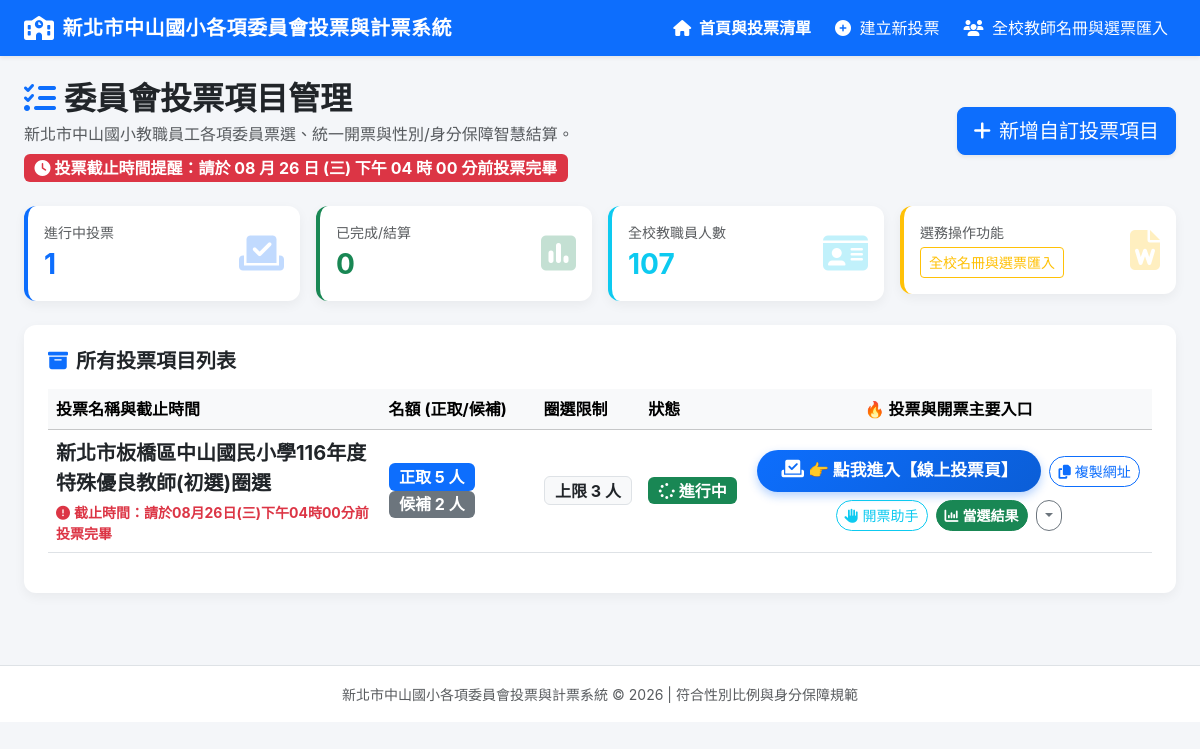
Before: / with the older database file.
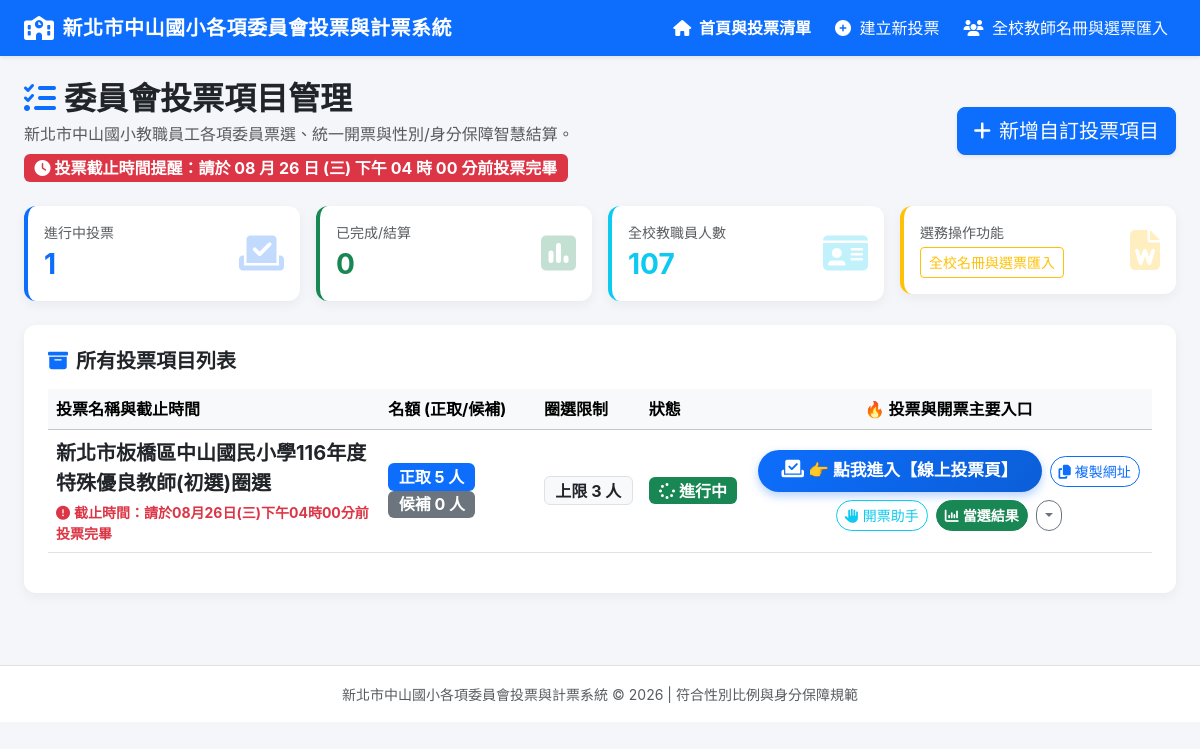
After: the same page with the newer database file.
### tables this page shows
CREATE TABLE committees (
        id INTEGER PRIMARY KEY AUTOINCREMENT,
        title TEXT NOT NULL,
        description TEXT,
        seats_count INTEGER NOT NULL DEFAULT 5,
        alternate_count INTEGER NOT NULL DEFAULT 2,
        max_votes_per_ballot INTEGER NOT NULL DEFAULT 5,
        gender_rule_type TEXT NOT NULL DEFAULT 'one_third', 
        -- options: 'none', 'one_third', 'half_female', 'custom'
        min_male_count INTEGER DEFAULT 0,
        min_female_count INTEGER DEFAULT 0,
        identity_rule_type TEXT DEFAULT 'none',
        -- options: 'none', 'non_admin_half', 'custom'
        min_non_admin_count INTEGER DEFAULT 0,
        status TEXT NOT NULL DEFAULT 'draft', -- 'draft', 'active', 'closed'
        created_at DATETIME DEFAULT CURRENT_TIMESTAMP
    , auth_mode TEXT DEFAULT 'direct', show_gender INTEGER DEFAULT 1, show_admin INTEGER DEFAULT 1);

### app.py (the view)
@app.route('/')
def index():
    conn = get_db()
    cursor = conn.cursor()
    cursor.execute("SELECT * FROM committees ORDER BY id DESC")
    committees = [dict(row) for row in cursor.fetchall()]
    cursor.execute("SELECT COUNT(*) FROM teachers")
    teacher_count = cursor.fetchone()[0]
    conn.close()
    active_count = sum(1 for c in committees if c['status'] == 'active')
    closed_count = sum(1 for c in committees if c['status'] == 'closed')
    return render_template('index.html',
                           committees=committees,
                           active_count=active_count,
                           closed_count=closed_count,
                           teacher_count=teacher_count)

### db.py (called while the page is built)
def get_db():
    conn = sqlite3.connect(DB_PATH)
    conn.row_factory = sqlite3.Row
    return conn

### templates/index.html (shortened to what this page needs)
{% extends 'base.html' %}
{% block content %}
<div class="row mb-4 align-items-center">
    <div class="col-md-8">
        <h2 class="fw-bold text-dark mb-1">
            <i class="fa-solid fa-list-check text-primary me-2"></i>委員會投票項目管理
        </h2>
        <p class="text-muted mb-0">新北市中山國小教職員工各項委員票選、統一開票與性別/身分保障智慧結算。</p>
        <div class="badge bg-danger fs-6 mt-2">
            <i class="fa-solid fa-clock me-1"></i>投票截止時間提醒：請於 08 月 26 日 (三) 下午 04 時 00 分前投票完畢
        </div>
    </div>
    <div class="col-md-4 text-md-end mt-3 mt-md-0">
        <a href="/committee/new" class="btn btn-primary btn-lg shadow-sm">
            <i class="fa-solid fa-plus me-2"></i>新增自訂投票項目
        </a>
    </div>
</div>
<div class="row g-3 mb-4">
    <div class="col-md-3">
        <div class="card card-custom bg-white border-start border-4 border-primary p-3">
            <div class="d-flex justify-content-between align-items-center">
                <div>
                    <div class="text-muted small">進行中投票</div>
                    <div class="fs-3 fw-bold text-primary">{{ active_count }}</div>
                </div>
                <i class="fa-solid fa-vote-yea fs-1 text-primary opacity-25"></i>
            </div>
        </div>
    </div>
    <div class="col-md-3">
        <div class="card card-custom bg-white border-start border-4 border-success p-3">
            <div class="d-flex justify-content-between align-items-center">
                <div>
                    <div class="text-muted small">已完成/結算</div>
                    <div class="fs-3 fw-bold text-success">{{ closed_count }}</div>
                </div>
                <i class="fa-solid fa-square-poll-vertical fs-1 text-success opacity-25"></i>
            </div>
        </div>
    </div>
    <div class="col-md-3">
        <div class="card card-custom bg-white border-start border-4 border-info p-3">
            <div class="d-flex justify-content-between align-items-center">
                <div>
                    <div class="text-muted small">全校教職員人數</div>
                    <div class="fs-3 fw-bold text-info">{{ teacher_count }}</div>
                </div>
                <i class="fa-solid fa-id-card fs-1 text-info opacity-25"></i>
            </div>
        </div>
    </div>
    <div class="col-md-3">
        <div class="card card-custom bg-white border-start border-4 border-warning p-3">
            <div class="d-flex justify-content-between align-items-center">
                <div>
                    <div class="text-muted small">選務操作功能</div>
                    <a href="/roster" class="btn btn-sm btn-outline-warning mt-1">全校名冊與選票匯入</a>
                </div>
                <i class="fa-solid fa-file-word fs-1 text-warning opacity-25"></i>
            </div>
        </div>
    </div>
</div>
<div class="card card-custom bg-white p-4">
    <h5 class="fw-bold mb-3"><i class="fa-solid fa-box-archive me-2 text-primary"></i>所有投票項目列表</h5>
    {% if not committees %}
    <div class="text-center py-5 text-muted">
        <i class="fa-solid fa-folder-open fs-1 mb-3 text-secondary"></i>
        <h5>目前尚無任何投票項目</h5>
        <p>點擊上方「新增自訂投票項目」按鈕開始設定！</p>
    </div>
    {% else %}
    <div class="table-responsive">
        <table class="table table-hover align-middle">
            <thead class="table-light">
                <tr>
                    <th>投票名稱與截止時間</th>
                    <th>名額 (正取/候補)</th>
                    <th>圈選限制</th>
                    <th>狀態</th>
                    <th class="text-center">🔥 投票與開票主要入口</th>
                </tr>
            </thead>
            <tbody>
                {% for c in committees %}
                <tr>
                    <td>
                        <strong class="fs-5 text-dark">{{ c.title }}</strong>
                        <div class="text-danger fw-bold small mt-1">
                            <i class="fa-solid fa-circle-exclamation me-1"></i>截止時間：請於08月26日(三)下午04時00分前投票完畢
                        </div>
                    </td>
                    <td>
                        <span class="badge bg-primary fs-6">正取 {{ c.seats_count }} 人</span>
                        <span class="badge bg-secondary fs-6">候補 {{ c.alternate_count }} 人</span>
                    </td>
                    <td><span class="badge bg-light text-dark border fs-6">上限 {{ c.max_votes_per_ballot }} 人</span></td>
                    <td>
                        {% if c.status == 'active' %}
                        <span class="badge bg-success fs-6"><i class="fa-solid fa-spinner fa-spin me-1"></i>進行中</span>
                        {% elif c.status == 'closed' %}
                        <span class="badge bg-secondary fs-6">已截止</span>
                        {% else %}
                        <span class="badge bg-warning text-dark fs-6">草稿備妥</span>
                        {% endif %}
                    </td>
                    <td class="text-center py-3">
                        <div class="d-flex justify-content-center align-items-center gap-2 flex-wrap">
                            <a href="/vote/{{ c.id }}" class="btn btn-vote-prominent px-4 py-2 fw-bold rounded-pill" target="_blank">
                                <i class="fa-solid fa-check-to-slot me-1 fs-5"></i>👉 點我進入【線上投票頁】
                            </a>
                            <button class="btn btn-outline-primary btn-sm rounded-pill" onclick="copyVoteUrl({{ c.id }})" title="複製投票網址給老師">
                                <i class="fa-solid fa-copy me-1"></i>複製網址
                            </button>
                            <a href="/manual_count/{{ c.id }}" class="btn btn-sm btn-outline-info rounded-pill">
                                <i class="fa-solid fa-hand me-1"></i>開票助手
                            </a>
                            <a href="/result/{{ c.id }}" class="btn btn-sm btn-success fw-bold rounded-pill">
                                <i class="fa-solid fa-chart-column me-1"></i>當選結果
                            </a>
                            <button class="btn btn-sm btn-outline-secondary dropdown-toggle rounded-pill" data-bs-toggle="dropdown"></button>
                        </div>
                    </td>
                </tr>
                {% endfor %}
            </tbody>
        </table>
    </div>
    {% endif %}
</div>
{% endblock %}

### templates/base.html (shortened to what this page needs)
<!DOCTYPE html>
<html lang="zh-TW">
<head>
    <link href="https://cdn.jsdelivr.net/npm/bootstrap@5.3.3/dist/css/bootstrap.min.css" rel="stylesheet">
    <link href="https://cdnjs.cloudflare.com/ajax/libs/font-awesome/6.5.1/css/all.min.css" rel="stylesheet">
    <link href="https://cdn.jsdelivr.net/npm/sweetalert2@11.10.5/dist/sweetalert2.min.css" rel="stylesheet">
</head>
<body>
    <nav class="navbar navbar-expand-lg navbar-dark bg-primary sticky-top shadow-sm">
        <div class="container-fluid px-4">
            <a class="navbar-brand d-flex align-items-center gap-2" href="/">
                <i class="fa-solid fa-school fs-4"></i>
                <span>新北市中山國小各項委員會投票與計票系統</span>
            </a>
            <div class="collapse navbar-collapse" id="navbarNav">
                <ul class="navbar-nav ms-auto gap-2">
                    <li class="nav-item">
                        <a class="nav-link text-white fw-bold" href="/"><i class="fa-solid fa-house me-1"></i> 首頁與投票清單</a>
                    </li>
                    <li class="nav-item">
                        <a class="nav-link text-white" href="/committee/new"><i class="fa-solid fa-plus-circle me-1"></i> 建立新投票</a>
                    </li>
                    <li class="nav-item">
                        <a class="nav-link text-white" href="/roster"><i class="fa-solid fa-users me-1"></i> 全校教師名冊與選票匯入</a>
                    </li>
                </ul>
            </div>
        </div>
    </nav>
    <main class="container-fluid px-4 py-4">
        {% block content %}{% endblock %}
    </main>
    <footer class="text-center py-3 text-muted border-top mt-5 bg-white">
        <small>新北市中山國小各項委員會投票與計票系統 &copy; 2026 | 符合性別比例與身分保障規範</small>
    </footer>
</body>
</html>

### templates/base.html (style rules this page uses)
body { background-color: #f4f6f9; font-family: -apple-system, BlinkMacSystemFont, "Segoe UI", Roboto, "Helvetica Neue", Arial, "Microsoft JhengHei", sans-serif; }
.navbar-brand { font-weight: 700; letter-spacing: 0.5px; }
.card-custom { border: none; border-radius: 12px; box-shadow: 0 4px 12px rgba(0,0,0,0.05); transition: transform 0.2s ease, box-shadow 0.2s ease; }
.btn-vote-prominent { background: linear-gradient(135deg, #0d6efd 0%, #0b5ed7 100%); color: white !important; font-size: 1.05rem; box-shadow: 0 4px 10px rgba(13, 110, 253, 0.3); border: none; transition: all 0.2s ease; }

Changed rows visible on the page:
changed committees "新北市板橋區中山國民小學116年度特殊優良教師(初選)圈選": alternate_count "2" → "0"
